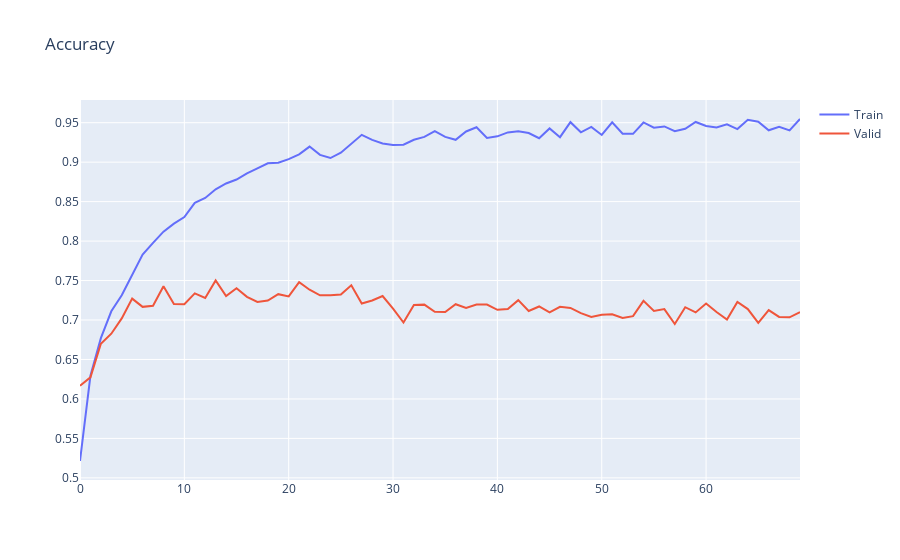
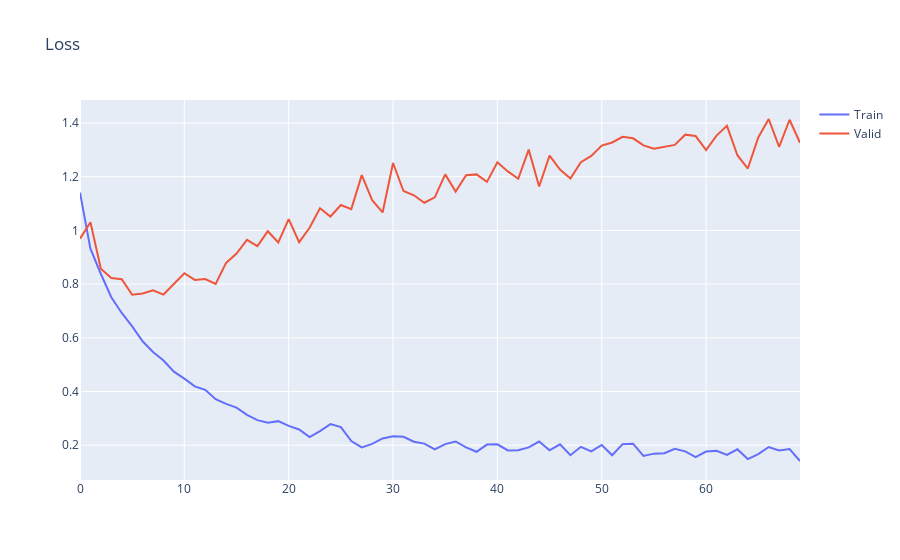

Notebook cell for these charts, in order:
### Code cell
plot_result(info='acc')
plot_result(info='loss')
